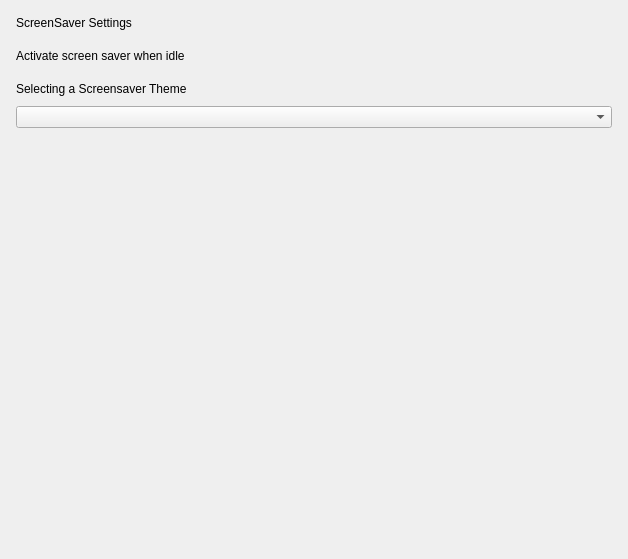
<?xml version="1.0" encoding="UTF-8"?>
<ui version="4.0">
 <class>ScreensaverPage</class>
 <widget class="QWidget" name="ScreensaverPage">
  <property name="geometry">
   <rect>
    <x>0</x>
    <y>0</y>
    <width>628</width>
    <height>559</height>
   </rect>
  </property>
  <property name="windowTitle">
   <string>Widget</string>
  </property>
  <layout class="QVBoxLayout" name="verticalLayout">
   <property name="spacing">
    <number>0</number>
   </property>
   <property name="leftMargin">
    <number>16</number>
   </property>
   <property name="topMargin">
    <number>16</number>
   </property>
   <property name="rightMargin">
    <number>16</number>
   </property>
   <property name="bottomMargin">
    <number>40</number>
   </property>
   <item>
    <widget class="QLabel" name="label">
     <property name="text">
      <string>ScreenSaver Settings</string>
     </property>
    </widget>
   </item>
   <item>
    <spacer name="verticalSpacer">
     <property name="orientation">
      <enum>Qt::Vertical</enum>
     </property>
     <property name="sizeType">
      <enum>QSizePolicy::Fixed</enum>
     </property>
     <property name="sizeHint" stdset="0">
      <size>
       <width>0</width>
       <height>16</height>
      </size>
     </property>
    </spacer>
   </item>
   <item>
    <layout class="QHBoxLayout" name="layout_idleActivateScreenSaver">
     <item>
      <widget class="QLabel" name="label_2">
       <property name="text">
        <string>Activate screen saver when idle</string>
       </property>
      </widget>
     </item>
     <item>
      <spacer name="horizontalSpacer">
       <property name="orientation">
        <enum>Qt::Horizontal</enum>
       </property>
       <property name="sizeHint" stdset="0">
        <size>
         <width>40</width>
         <height>20</height>
        </size>
       </property>
      </spacer>
     </item>
    </layout>
   </item>
   <item>
    <spacer name="verticalSpacer_2">
     <property name="orientation">
      <enum>Qt::Vertical</enum>
     </property>
     <property name="sizeType">
      <enum>QSizePolicy::Fixed</enum>
     </property>
     <property name="sizeHint" stdset="0">
      <size>
       <width>0</width>
       <height>16</height>
      </size>
     </property>
    </spacer>
   </item>
   <item>
    <widget class="QLabel" name="label_3">
     <property name="text">
      <string>Selecting a Screensaver Theme</string>
     </property>
    </widget>
   </item>
   <item>
    <spacer name="verticalSpacer_3">
     <property name="orientation">
      <enum>Qt::Vertical</enum>
     </property>
     <property name="sizeType">
      <enum>QSizePolicy::Fixed</enum>
     </property>
     <property name="sizeHint" stdset="0">
      <size>
       <width>0</width>
       <height>10</height>
      </size>
     </property>
    </spacer>
   </item>
   <item>
    <widget class="QComboBox" name="combo_themes">
     <property name="duplicatesEnabled">
      <bool>false</bool>
     </property>
    </widget>
   </item>
   <item>
    <spacer name="verticalSpacer_4">
     <property name="orientation">
      <enum>Qt::Vertical</enum>
     </property>
     <property name="sizeHint" stdset="0">
      <size>
       <width>20</width>
       <height>40</height>
      </size>
     </property>
    </spacer>
   </item>
  </layout>
 </widget>
 <resources/>
 <connections/>
</ui>
